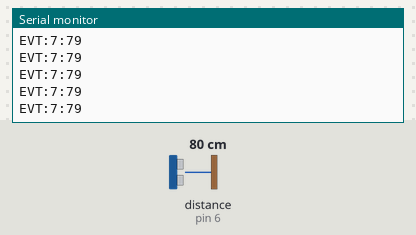
This sketch was run on a simulated Arduino Uno, built with avr-gcc and run on an emulated ATmega328P. Shown: the last lines printed to the serial monitor. Wiring (inferred from the names in the program): ultrasonic range finder: trigger pin 7; echo pin 6. Inputs (shaded band) come from the test bench; at power-on: distance to the obstacle (sensor on pin 6) 80 cm. The echo pulse lasts 58.3 µs per cm.

Above: at 1.2 s.
1.3 s: distance to the obstacle (sensor on pin 6) set to 2 cm
At 1.59 s:
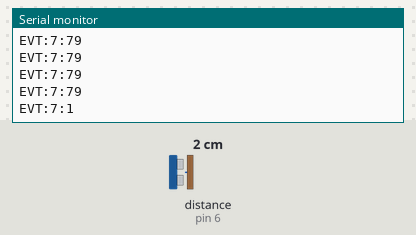
2.8 s: distance to the obstacle (sensor on pin 6) set to 4 cm
At 2.8 s:
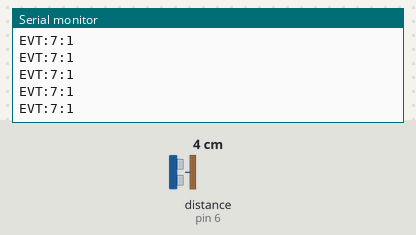
Timing chart, 0 to 5.8 s (numbered marks = the images above; inputs shaded):
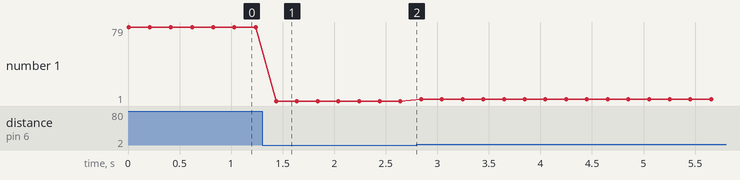

Measured:
- after the input at 1.3 s, the serial monitor: prints a new line after 0.14 s (image 1)
- plotted number 1: 79 → 1 after the input at 1.3 s, 1 → 3 after the input at 2.8 s

The sketch:

07_shield_wall.ino
```cpp
/*
  Bosqich 07 — Himoya devori (Shield)
  Nurshahar hikoyasi: Arduino Chrome O'yinlari

  Ulanish (HC-SR04):
    VCC -> 5V, GND -> GND, TRIG -> D7, ECHO -> D6

  Protokol: "EVT:7:<masofa_sm>" — har ~200ms yuboriladi (0-200 sm).
*/

const int TRIG_PIN = 7;
const int ECHO_PIN = 6;

long readDistanceCm() {
  digitalWrite(TRIG_PIN, LOW);
  delayMicroseconds(2);
  digitalWrite(TRIG_PIN, HIGH);
  delayMicroseconds(10);
  digitalWrite(TRIG_PIN, LOW);

  long duration = pulseIn(ECHO_PIN, HIGH, 25000); // timeout 25ms (~4m)
  if (duration == 0) return 200; // signal qaytmadi -> "uzoq" deb hisoblaymiz
  return duration * 0.0343 / 2;
}

void setup() {
  Serial.begin(9600);
  pinMode(TRIG_PIN, OUTPUT);
  pinMode(ECHO_PIN, INPUT);
}

void loop() {
  long cm = readDistanceCm();
  if (cm > 200) cm = 200;

  Serial.print("EVT:7:");
  Serial.println(cm);
  delay(200);
}
```
